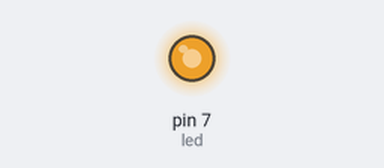
The sketch below on a simulated Arduino Uno, built with avr-gcc and run on an emulated ATmega328P. On the bench: output pins drawn as LEDs (lit = HIGH).

Above: at 0.05 s.
At 0.6 s:
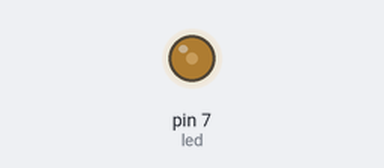
At 1.2 s:
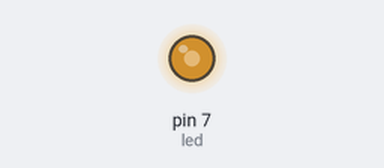
Timing chart, 0 to 3.2 s (numbered marks = the images above):
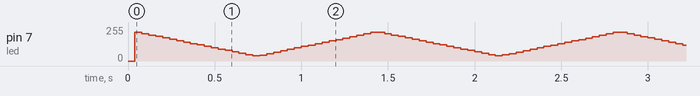

The sketch:

ehwjsrhkwp2.ino
```cpp
int duration;
int rates;
int repeater;
int led = 7;
int dutyCount=0;
int DutyPerDuration;

void setup() {

  pinMode(led,OUTPUT);

}

void loop() {

  set_period(100);

  if(duration >5000){

    dutyCount = 0;
    DutyPerDuration = 100/(500000/duration);

    while(dutyCount <=100){
      set_duty(dutyCount);

      digitalWrite(led, false);
      delayMicroseconds(rates*(duration/100));

      digitalWrite(led, true);
      delayMicroseconds((100-rates)*(duration/100));

      dutyCount+=DutyPerDuration;
    }

    dutyCount = 100;

    do{
      set_duty(dutyCount);

      digitalWrite(led, false);
      delayMicroseconds(rates*(duration/100));

      digitalWrite(led, true);
      delayMicroseconds((100-rates)*(duration/100));

      dutyCount-=DutyPerDuration;
    } while(dutyCount >0);

  }

  else if(duration <= 5000){

    dutyCount = 0;
    repeater = 5000/duration ;

    while(dutyCount <=100)
    {
      set_duty(dutyCount);
      for(int i=0;i<repeater;i++){
        digitalWrite(led, false);
        delayMicroseconds(rates*(duration/100));

        digitalWrite(led, true);
        delayMicroseconds((100-rates)*(duration/100));
      }
      dutyCount+=1;
    }

    dutyCount = 100;
    while(dutyCount>0)
    {
      set_duty(dutyCount);
      for(int i=0;i<repeater;i++){
        digitalWrite(led, false);
        delayMicroseconds(rates*(duration/100));

        digitalWrite(led, true);
        delayMicroseconds((100-rates)*(duration/100));
      }
      dutyCount-=1;
    }
  }

}

void set_period(int period)
{
  duration = period;
}

void set_duty(int duty)
{
  rates= duty;
}
```
